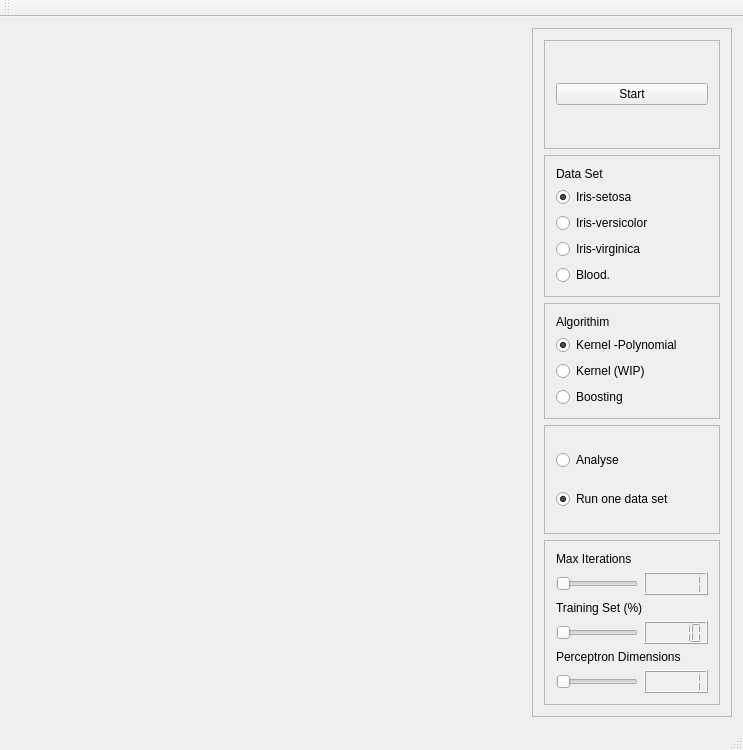
<?xml version="1.0" encoding="UTF-8"?>
<ui version="4.0">
 <class>MainWindow</class>
 <widget class="QMainWindow" name="MainWindow">
  <property name="geometry">
   <rect>
    <x>0</x>
    <y>0</y>
    <width>743</width>
    <height>750</height>
   </rect>
  </property>
  <property name="windowTitle">
   <string>MainWindow</string>
  </property>
  <widget class="QWidget" name="centralWidget">
   <layout class="QHBoxLayout" name="horizontalLayout">
    <item>
     <widget class="Display" name="display" native="true"/>
    </item>
    <item>
     <widget class="QFrame" name="frame">
      <property name="maximumSize">
       <size>
        <width>200</width>
        <height>16777215</height>
       </size>
      </property>
      <property name="frameShape">
       <enum>QFrame::StyledPanel</enum>
      </property>
      <property name="frameShadow">
       <enum>QFrame::Raised</enum>
      </property>
      <layout class="QGridLayout" name="gridLayout">
       <item row="1" column="0" colspan="2">
        <widget class="QFrame" name="frame_2">
         <property name="frameShape">
          <enum>QFrame::StyledPanel</enum>
         </property>
         <property name="frameShadow">
          <enum>QFrame::Raised</enum>
         </property>
         <layout class="QGridLayout" name="gridLayout_2">
          <item row="1" column="0">
           <widget class="QRadioButton" name="radioButton">
            <property name="text">
             <string>Iris-setosa</string>
            </property>
            <property name="checked">
             <bool>true</bool>
            </property>
           </widget>
          </item>
          <item row="2" column="0">
           <widget class="QRadioButton" name="radioButton_2">
            <property name="text">
             <string>Iris-versicolor</string>
            </property>
           </widget>
          </item>
          <item row="3" column="0">
           <widget class="QRadioButton" name="radioButton_3">
            <property name="text">
             <string>Iris-virginica</string>
            </property>
           </widget>
          </item>
          <item row="4" column="0">
           <widget class="QRadioButton" name="radioButton_4">
            <property name="text">
             <string>Blood.</string>
            </property>
           </widget>
          </item>
          <item row="0" column="0">
           <widget class="QLabel" name="label">
            <property name="text">
             <string>Data Set</string>
            </property>
           </widget>
          </item>
         </layout>
        </widget>
       </item>
       <item row="3" column="0" colspan="2">
        <widget class="QFrame" name="frame_3">
         <property name="frameShape">
          <enum>QFrame::StyledPanel</enum>
         </property>
         <property name="frameShadow">
          <enum>QFrame::Raised</enum>
         </property>
         <layout class="QGridLayout" name="gridLayout_3">
          <item row="0" column="0">
           <widget class="QLabel" name="label_2">
            <property name="text">
             <string>Algorithim</string>
            </property>
           </widget>
          </item>
          <item row="1" column="0">
           <widget class="QRadioButton" name="radioButton_5">
            <property name="text">
             <string>Kernel -Polynomial</string>
            </property>
            <property name="checked">
             <bool>true</bool>
            </property>
           </widget>
          </item>
          <item row="2" column="0">
           <widget class="QRadioButton" name="radioButton_6">
            <property name="text">
             <string>Kernel (WIP)</string>
            </property>
           </widget>
          </item>
          <item row="3" column="0">
           <widget class="QRadioButton" name="radioButton_7">
            <property name="text">
             <string>Boosting</string>
            </property>
           </widget>
          </item>
         </layout>
        </widget>
       </item>
       <item row="4" column="0" colspan="2">
        <widget class="QFrame" name="frame_4">
         <property name="frameShape">
          <enum>QFrame::StyledPanel</enum>
         </property>
         <property name="frameShadow">
          <enum>QFrame::Raised</enum>
         </property>
         <layout class="QGridLayout" name="gridLayout_4">
          <item row="0" column="0">
           <widget class="QRadioButton" name="radioButton_8">
            <property name="text">
             <string>Analyse</string>
            </property>
            <property name="checked">
             <bool>false</bool>
            </property>
           </widget>
          </item>
          <item row="1" column="0">
           <widget class="QRadioButton" name="radioButton_9">
            <property name="text">
             <string>Run one data set</string>
            </property>
            <property name="checked">
             <bool>true</bool>
            </property>
           </widget>
          </item>
         </layout>
        </widget>
       </item>
       <item row="5" column="0" colspan="2">
        <widget class="QFrame" name="frame_5">
         <property name="frameShape">
          <enum>QFrame::StyledPanel</enum>
         </property>
         <property name="frameShadow">
          <enum>QFrame::Raised</enum>
         </property>
         <layout class="QGridLayout" name="gridLayout_5">
          <item row="1" column="0">
           <widget class="QSlider" name="horizontalSlider">
            <property name="minimum">
             <number>1</number>
            </property>
            <property name="maximum">
             <number>20</number>
            </property>
            <property name="orientation">
             <enum>Qt::Horizontal</enum>
            </property>
           </widget>
          </item>
          <item row="5" column="0">
           <widget class="QSlider" name="horizontalSlider_2">
            <property name="minimum">
             <number>1</number>
            </property>
            <property name="maximum">
             <number>4</number>
            </property>
            <property name="orientation">
             <enum>Qt::Horizontal</enum>
            </property>
           </widget>
          </item>
          <item row="0" column="0" colspan="2">
           <widget class="QLabel" name="label_3">
            <property name="text">
             <string>Max Iterations</string>
            </property>
           </widget>
          </item>
          <item row="4" column="0" colspan="2">
           <widget class="QLabel" name="label_4">
            <property name="text">
             <string>Perceptron Dimensions</string>
            </property>
           </widget>
          </item>
          <item row="2" column="0" colspan="2">
           <widget class="QLabel" name="label_5">
            <property name="text">
             <string>Training Set (%)</string>
            </property>
           </widget>
          </item>
          <item row="3" column="0">
           <widget class="QSlider" name="horizontalSlider_3">
            <property name="minimum">
             <number>10</number>
            </property>
            <property name="maximum">
             <number>33</number>
            </property>
            <property name="orientation">
             <enum>Qt::Horizontal</enum>
            </property>
           </widget>
          </item>
          <item row="3" column="1">
           <widget class="QLCDNumber" name="lcdNumber_2">
            <property name="value" stdset="0">
             <double>10.000000000000000</double>
            </property>
           </widget>
          </item>
          <item row="5" column="1">
           <widget class="QLCDNumber" name="lcdNumber_3">
            <property name="value" stdset="0">
             <double>1.000000000000000</double>
            </property>
           </widget>
          </item>
          <item row="1" column="1">
           <widget class="QLCDNumber" name="lcdNumber">
            <property name="value" stdset="0">
             <double>1.000000000000000</double>
            </property>
           </widget>
          </item>
         </layout>
        </widget>
       </item>
       <item row="0" column="0" colspan="2">
        <widget class="QFrame" name="frame_6">
         <property name="frameShape">
          <enum>QFrame::StyledPanel</enum>
         </property>
         <property name="frameShadow">
          <enum>QFrame::Raised</enum>
         </property>
         <layout class="QVBoxLayout" name="verticalLayout">
          <item>
           <widget class="QPushButton" name="start">
            <property name="text">
             <string>Start</string>
            </property>
           </widget>
          </item>
         </layout>
        </widget>
       </item>
      </layout>
     </widget>
    </item>
   </layout>
  </widget>
  <widget class="QMenuBar" name="menuBar">
   <property name="geometry">
    <rect>
     <x>0</x>
     <y>0</y>
     <width>743</width>
     <height>22</height>
    </rect>
   </property>
  </widget>
  <widget class="QToolBar" name="mainToolBar">
   <attribute name="toolBarArea">
    <enum>TopToolBarArea</enum>
   </attribute>
   <attribute name="toolBarBreak">
    <bool>false</bool>
   </attribute>
  </widget>
  <widget class="QStatusBar" name="statusBar"/>
 </widget>
 <layoutdefault spacing="6" margin="11"/>
 <customwidgets>
  <customwidget>
   <class>Display</class>
   <extends>QWidget</extends>
   <header location="global">display.h</header>
   <container>1</container>
  </customwidget>
 </customwidgets>
 <resources/>
 <connections/>
</ui>
